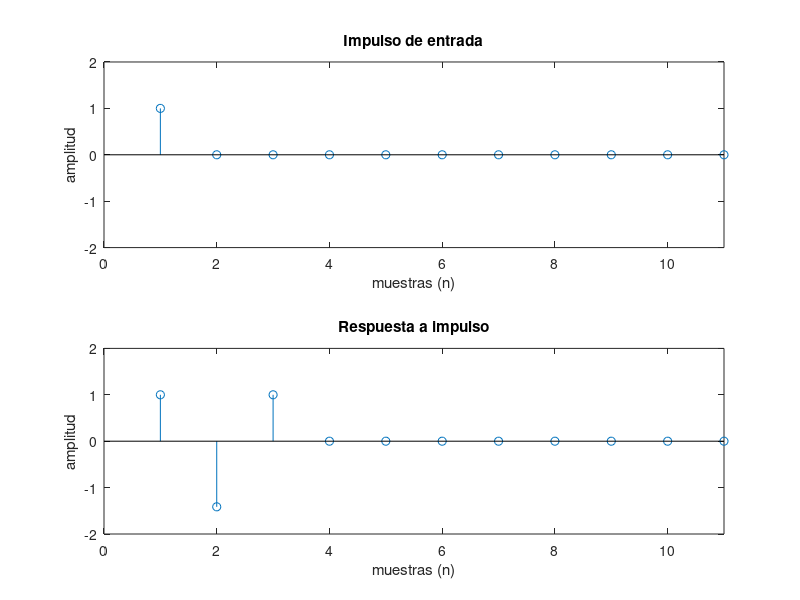

The MATLAB script that drew this image: (Note: this script raises an error after producing the figure.)
%% Pregunta 1.
% y(n) = x(n) - 2*cos(t)*x(n-1) + x(n-2)
close all

fs = 11;
n = 1:1:fs;
L = length(n);
t = pi/4;

x = zeros(1, L); x(1) = 1;
y = zeros(1, length(x));

y(1) = x(1);
y(2) = x(2) - 2*cos(t)*x(1);
for i = 3 : length(x)
    y(i) = x(i) - 2*cos(t)*x(i-1) + x(i-2);
end

subplot(2,1,1)
stem(n, x)
xlabel('muestras (n)'); ylabel('amplitud');
axis([0 L -2 2])
title('Impulso de entrada')

subplot(2,1,2)
stem(n, y)
xlabel('muestras (n)'); ylabel('amplitud');
axis([0 L -2 2])
title('Respuesta a impulso')

%% |H(w)| = |1 - 2cos(t)*e^(-jw) + e^(-2jw)|
close all

w_array = -pi:1e-3:pi;
yy1 = H(w_array, pi/6);
yy2 = H(w_array, pi/3);
yy3 = H(w_array, pi/2);

plot(w_array, yy1)
hold on
plot(w_array, yy2)
plot(w_array, yy3)
axis([-pi pi -40 20]); xlabel('w (rad/s)'); ylabel('magnitud (dB)');
title('Magnitud de respuesta en frecuencia para distintos \theta')
hold off
legend('pi/6','pi/3','pi/2')


%%
function y = H(w, t)
    y = abs(1 - 2*cos(t)*exp(-1i*w) + exp(-2*1i*w));
    y = 20*log10(y);
end